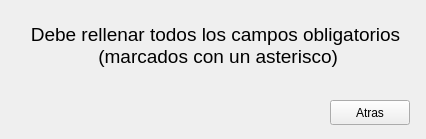
<?xml version="1.0" encoding="UTF-8"?>
<ui version="4.0">
 <class>Warning</class>
 <widget class="QMainWindow" name="Warning">
  <property name="geometry">
   <rect>
    <x>0</x>
    <y>0</y>
    <width>426</width>
    <height>139</height>
   </rect>
  </property>
  <property name="windowTitle">
   <string>Gestor ACOES: Warning</string>
  </property>
  <widget class="QWidget" name="centralwidget">
   <widget class="QPushButton" name="bAtras">
    <property name="geometry">
     <rect>
      <x>330</x>
      <y>100</y>
      <width>80</width>
      <height>25</height>
     </rect>
    </property>
    <property name="text">
     <string>Atras</string>
    </property>
   </widget>
   <widget class="QLabel" name="lWarning">
    <property name="geometry">
     <rect>
      <x>0</x>
      <y>0</y>
      <width>431</width>
      <height>91</height>
     </rect>
    </property>
    <property name="font">
     <font>
      <pointsize>14</pointsize>
     </font>
    </property>
    <property name="text">
     <string>Debe rellenar todos los campos obligatorios
 (marcados con un asterisco)</string>
    </property>
    <property name="alignment">
     <set>Qt::AlignCenter</set>
    </property>
   </widget>
  </widget>
 </widget>
 <resources/>
 <connections/>
</ui>
